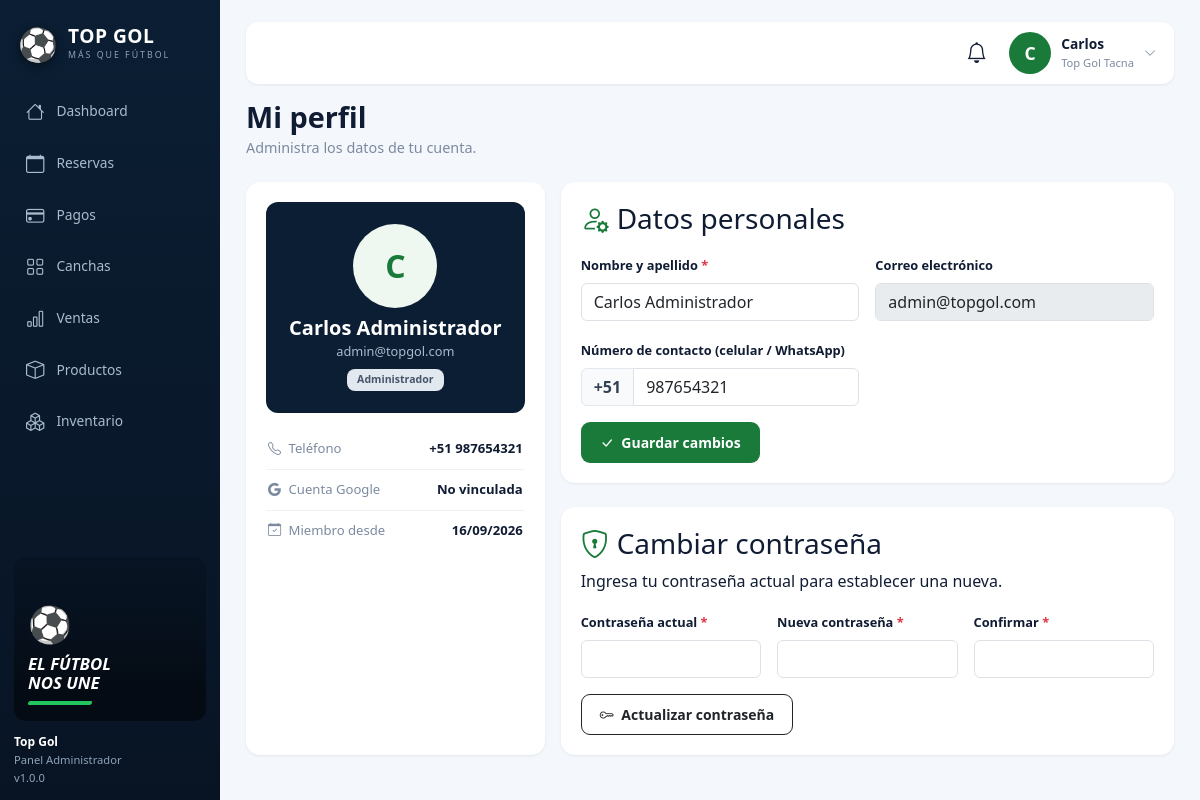
The app's page /perfil (signed in) with its own data.
### tables this page shows
CREATE TABLE `usuarios` (
  `id` INT NOT NULL AUTO_INCREMENT,
  `nombre` VARCHAR(100) NOT NULL,
  `email` VARCHAR(100) NOT NULL,
  `password` VARCHAR(255) DEFAULT NULL,
  `telefono` VARCHAR(20) DEFAULT NULL,
  `rol` ENUM('admin', 'cliente') NOT NULL DEFAULT 'cliente',
  `google_id` VARCHAR(255) DEFAULT NULL,
  `avatar` VARCHAR(500) DEFAULT NULL,
  `created_at` TIMESTAMP NOT NULL DEFAULT CURRENT_TIMESTAMP,
  `updated_at` TIMESTAMP NOT NULL DEFAULT CURRENT_TIMESTAMP ON UPDATE CURRENT_TIMESTAMP,
  PRIMARY KEY (`id`),
  UNIQUE KEY `idx_usuario_email` (`email`),
  UNIQUE KEY `idx_usuario_google_id` (`google_id`)
);

### app/Views/usuarios/perfil_admin.php (the view, shortened to what the rows shown need)
<?php
$tienePassword = !empty($usuario['password']);
$esGoogle = !empty($usuario['google_id']);
$avatar = (string)($usuario['avatar'] ?? '');
$rolLbl = ($usuario['rol'] ?? 'cliente') === 'admin' ? 'Administrador' : 'Cliente';
$desde = isset($usuario['created_at']) ? date('d/m/Y', strtotime((string)$usuario['created_at'])) : '—';
$inicialPerfil = mb_strtoupper(mb_substr((string)$usuario['nombre'], 0, 1));
?>
<?php require VIEWS_PATH . DIRECTORY_SEPARATOR . 'layout' . DIRECTORY_SEPARATOR . 'admin_top.php'; ?>
            <div class="d-flex align-items-start justify-content-between gap-3 flex-wrap mb-4">
                <div>
                    <h1 class="adm-h1">Mi perfil</h1>
                    <p class="adm-sub">Administra los datos de tu cuenta.</p>
                </div>
            </div>
            <div class="row g-3">
                <div class="col-lg-4">
                    <div class="panel">
                        <div class="pf-head">
                            <?php if ($avatar): ?>
                                <img src="<?= htmlspecialchars($avatar) ?>" alt="Avatar" class="pf-avatar">
                            <?php else: ?>
                                <span class="pf-inicial"><?= htmlspecialchars($inicialPerfil) ?></span>
                            <?php endif; ?>
                            <h5><?= htmlspecialchars((string)$usuario['nombre']) ?></h5>
                            <div class="mail"><?= htmlspecialchars((string)$usuario['email']) ?></div>
                            <span class="pill fin mt-2"><?= $rolLbl ?></span>
                        </div>
                        <ul class="pf-list">
                            <li><span class="k"><i class="bi bi-telephone me-1"></i> Teléfono</span><strong><?= htmlspecialchars((string)($usuario['telefono'] ?? '—') ?: '—') ?></strong></li>
                            <li><span class="k"><i class="bi bi-google me-1"></i> Cuenta Google</span><strong><?= $esGoogle ? 'Vinculada' : 'No vinculada' ?></strong></li>
                            <li><span class="k"><i class="bi bi-calendar-check me-1"></i> Miembro desde</span><strong><?= htmlspecialchars($desde) ?></strong></li>
                        </ul>
                    </div>
                </div>
                <div class="col-lg-8">
                    <div class="panel-2 mb-4">
                        <h3><i class="bi bi-person-gear me-2" style="color:#1a7a3a;"></i>Datos personales</h3>
                        <form action="<?= url('/perfil/actualizar') ?>" method="POST" class="needs-validation mt-3" novalidate>
                            <div class="row g-3">
                                <div class="col-md-6">
                                    <label for="nombre" class="form-label fw-semibold" style="font-size:.8rem;">Nombre y apellido <span class="text-danger">*</span></label>
                                    <input type="text" class="form-control" id="nombre" name="nombre" value="<?= htmlspecialchars((string)$usuario['nombre']) ?>" minlength="3" required>
                                </div>
                                <div class="col-md-6">
                                    <label for="email" class="form-label fw-semibold" style="font-size:.8rem;">Correo electrónico</label>
                                    <input type="email" class="form-control" id="email" value="<?= htmlspecialchars((string)$usuario['email']) ?>" disabled readonly>
                                </div>
                                <div class="col-md-6">
                                    <label for="telefono" class="form-label fw-semibold" style="font-size:.8rem;">Número de contacto (celular / WhatsApp)</label>
                                    <div class="input-group">
                                        <span class="input-group-text" style="background:#f8fafc; font-weight:700; color:#334155; border-color:#e2e8f0;">+51</span>
                                        <input type="tel" class="form-control" id="telefono" name="telefono" value="<?= htmlspecialchars(preg_replace('/^\+51\s*/', '', (string)($usuario['telefono'] ?? ''))) ?>" placeholder="987 654 321">
                                    </div>
                                </div>
                            </div>
                            <button type="submit" class="btn btn-sm fw-bold mt-3" style="background:#1a7a3a;color:#fff;border-radius:9px;padding:9px 18px;">
                                <i class="bi bi-check-lg me-1"></i> Guardar cambios
                            </button>
                        </form>
                    </div>
                    <div class="panel-2">
                        <h3><i class="bi bi-shield-lock me-2" style="color:#1a7a3a;"></i>Cambiar contraseña</h3>
                        <p class="psub mb-3">
                            <?= $tienePassword ? 'Ingresa tu contraseña actual para establecer una nueva.' : 'Tu cuenta usa solo Google. Define una contraseña para también ingresar con correo y clave.' ?>
                        </p>
                        <form action="<?= url('/perfil/password') ?>" method="POST" class="needs-validation" novalidate>
                            <div class="row g-3">
                                <?php if ($tienePassword): ?>
                                    <div class="col-md-4">
                                        <label for="password_actual" class="form-label fw-semibold" style="font-size:.8rem;">Contraseña actual <span class="text-danger">*</span></label>
                                        <input type="password" class="form-control" id="password_actual" name="password_actual" required>
                                    </div>
                                <?php endif; ?>
                                <div class="col-md-4">
                                    <label for="password_nueva" class="form-label fw-semibold" style="font-size:.8rem;">Nueva contraseña <span class="text-danger">*</span></label>
                                    <input type="password" class="form-control" id="password_nueva" name="password_nueva" minlength="6" required>
                                </div>
                                <div class="col-md-4">
                                    <label for="password_confirm" class="form-label fw-semibold" style="font-size:.8rem;">Confirmar <span class="text-danger">*</span></label>
                                    <input type="password" class="form-control" id="password_confirm" name="password_confirm" minlength="6" required>
                                </div>
                            </div>
                            <button type="submit" class="btn btn-sm btn-outline-dark fw-bold mt-3" style="border-radius:9px;padding:9px 18px;">
                                <i class="bi bi-key me-1"></i> Actualizar contraseña
                            </button>
                        </form>
                    </div>
                </div>
            </div>
<?php require VIEWS_PATH . DIRECTORY_SEPARATOR . 'layout' . DIRECTORY_SEPARATOR . 'admin_bottom.php'; ?>

### app/Core/Router.php (shortened to what the rows shown need)
<?php
class Router {
    private array $rutas = [
        'GET'  => [],
        'POST' => []
    ];
    private function registrar(string $metodo, string $ruta, string $accion, array $middlewares): void {
        $rutaNormalizada = '/' . trim($ruta, '/');
        preg_match_all('/\{([a-zA-Z0-9_]+)\}/', $rutaNormalizada, $matches);
        $nombresParametros = $matches[1] ?? [];
        $regex = preg_replace('/\{[a-zA-Z0-9_]+\}/', '([^/]+)', $rutaNormalizada);
        $regexFinal = '#^' . $regex . '$#';
        $this->rutas[$metodo][] = [
            'ruta'        => $rutaNormalizada,
            'regex'       => $regexFinal,
            'accion'      => $accion,
            'params'      => $nombresParametros,
            'middlewares' => $middlewares
        ];
    }
    public function dispatch(): void {
        $metodo = $_SERVER['REQUEST_METHOD'] ?? 'GET';
        $uri = $this->obtenerRutaActual();
        foreach ($this->rutas[$metodo] as $rutaInfo) {
            if (preg_match($rutaInfo['regex'], $uri, $matches)) {
                array_shift($matches);
                $this->ejecutarAccion($rutaInfo['accion'], $matches);
                return;
            }
        }
    }
    private function obtenerRutaActual(): string {
        if (!empty($_GET['url']) && $_GET['url'] !== 'index.php') {
            $uri = '/' . trim((string)$_GET['url'], '/');
            return $uri === '//' ? '/' : $uri;
        }
        $requestUri = $_SERVER['REQUEST_URI'] ?? '/';
        $requestUri = preg_replace('#^/public(/|$)#', '$1', $requestUri);
        $requestUri = preg_replace('#^/index\.php(/|$)#', '$1', $requestUri);
        $uri = '/' . trim($requestUri, '/');
        return $uri === '//' ? '/' : $uri;
    }
    private function ejecutarAccion(string $accion, array $params): void {
        [$controladorNombre, $metodo] = explode('@', $accion);
        $controlador = new $claseCompleta();
        call_user_func_array([$controlador, $metodo], $params);
    }
}

### app/Views/layout/admin_top.php (shortened to what the rows shown need)
<?php
$usuarioAdm = currentUser();
$nombreAdmin = trim(explode(' ', (string)($usuarioAdm['nombre'] ?? ''))[0] ?? '');
$inicial = mb_strtoupper(mb_substr($nombreAdmin, 0, 1));
$adminMenuActivo = $adminMenu ?? 'dashboard';
$nav = [
    ['key' => 'dashboard', 'label' => 'Dashboard', 'ico' => 'bi-house', 'href' => url('/admin/dashboard')],
    ['key' => 'reservas', 'label' => 'Reservas', 'ico' => 'bi-calendar', 'href' => url('/admin/reservas')],
    ['key' => 'pagos', 'label' => 'Pagos', 'ico' => 'bi-credit-card', 'href' => url('/admin/reservas?pago=en_revision')],
    ['key' => 'canchas', 'label' => 'Canchas', 'ico' => 'bi-grid', 'href' => url('/canchas')],
    ['key' => 'ventas', 'label' => 'Ventas', 'ico' => 'bi-bar-chart', 'href' => '#'],
    ['key' => 'productos', 'label' => 'Productos', 'ico' => 'bi-box', 'href' => url('/admin/productos')],
    ['key' => 'inventario', 'label' => 'Inventario', 'ico' => 'bi-boxes', 'href' => url('/admin/productos?filtro=stock_bajo')],
];
?>
<!DOCTYPE html>
<html lang="es">
<head>
    <link href="https://cdn.jsdelivr.net/npm/bootstrap@5.3.2/dist/css/bootstrap.min.css" rel="stylesheet">
    <link rel="stylesheet" href="https://cdn.jsdelivr.net/npm/bootstrap-icons@1.11.2/font/bootstrap-icons.css">
</head>
<body class="adm-standalone">
<div class="adm-page">
<div class="adm-wrap">
    <aside class="adm-side" id="admSide">
        <div class="adm-logo">
            <span class="ball">⚽</span>
            <span><strong>TOP GOL</strong><small>MÁS QUE FÚTBOL</small></span>
        </div>
        <nav class="adm-nav">
            <?php foreach ($nav as $item): ?>
                <a href="<?= $item['href'] ?>" class="<?= $adminMenuActivo === $item['key'] ? 'on' : '' ?>"><i class="bi <?= $item['ico'] ?>"></i> <?= $item['label'] ?></a>
            <?php endforeach; ?>
        </nav>
        <div class="adm-side-foot">
            <div class="adm-slogan">
                <span class="b">⚽</span>
                <strong>EL FÚTBOL<br>NOS UNE</strong>
                <span class="u"></span>
            </div>
            <div class="adm-ver"><strong>Top Gol</strong><br>Panel Administrador<br>v1.0.0</div>
        </div>
    </aside>
    <div class="adm-main">
        <header class="adm-top">
            <div class="dropdown">
                <button class="adm-bell" id="admBellBtn" data-bs-toggle="dropdown" aria-expanded="false" title="Notificaciones">
                    <i class="bi bi-bell"></i>
                </button>
            </div>
            <div class="dropdown">
                <a href="#" class="adm-user text-decoration-none" data-bs-toggle="dropdown" aria-expanded="false">
                    <span class="adm-avatar"><?= htmlspecialchars($inicial) ?></span>
                    <span><strong><?= htmlspecialchars($nombreAdmin) ?></strong><small>Top Gol Tacna</small></span>
                    <i class="bi bi-chevron-down" style="font-size:.75rem;color:#7c8aa0;"></i>
                </a>
            </div>
        </header>

### records on screen
usuarios: nombre "C", nombre "Carlos", nombre "Carlos Administrador", email "admin@topgol.com", rol "Administrador", telefono "+51 987654321", created_at "16/09/2026", telefono "987654321"

### other values on screen
$item['label'] "Dashboard"
$item['label'] "Reservas"
$item['label'] "Pagos"
$item['label'] "Canchas"
$item['label'] "Ventas"
$item['label'] "Productos"
$item['label'] "Inventario"
